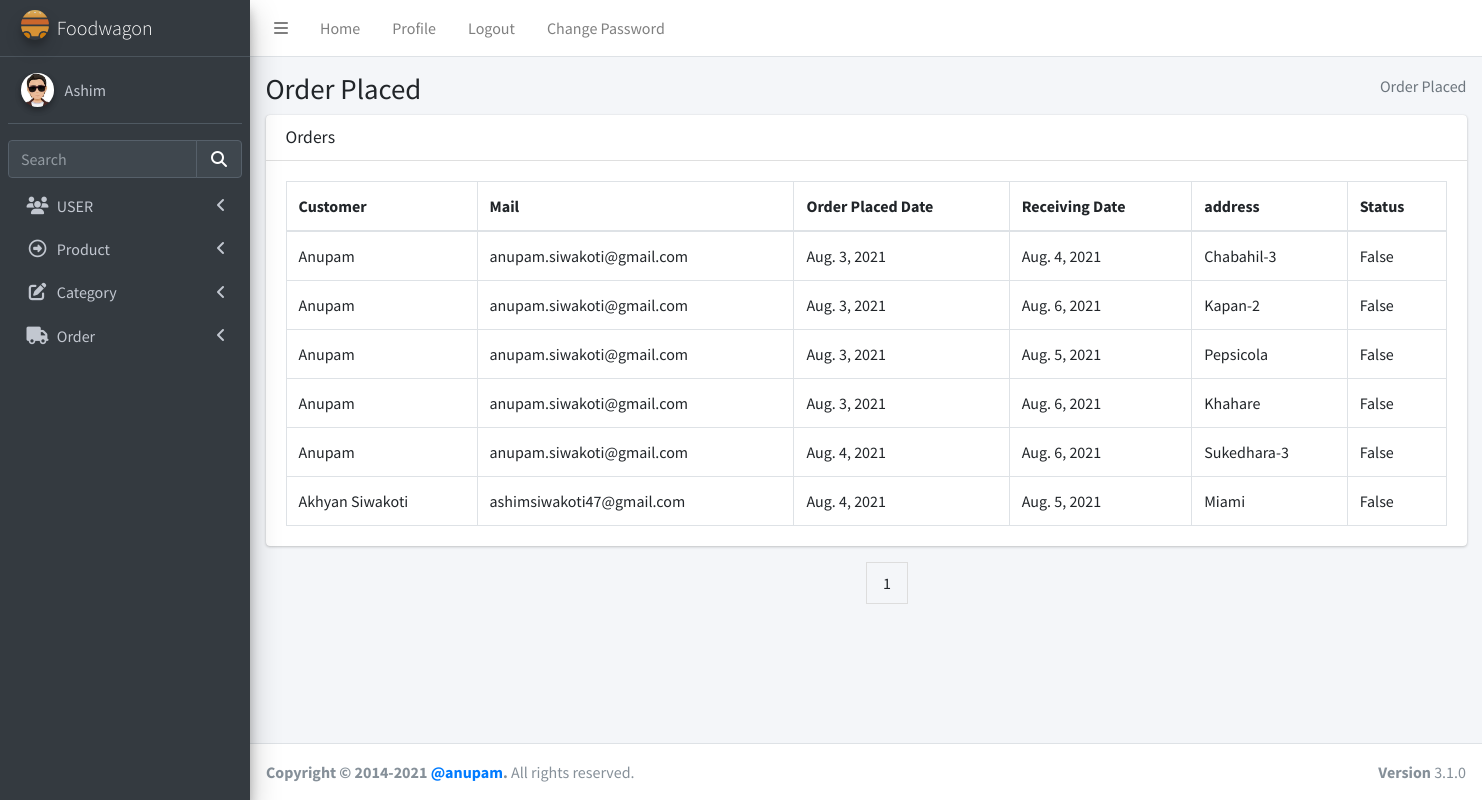
The page /view_order/ (signed in) on the database as committed earlier.
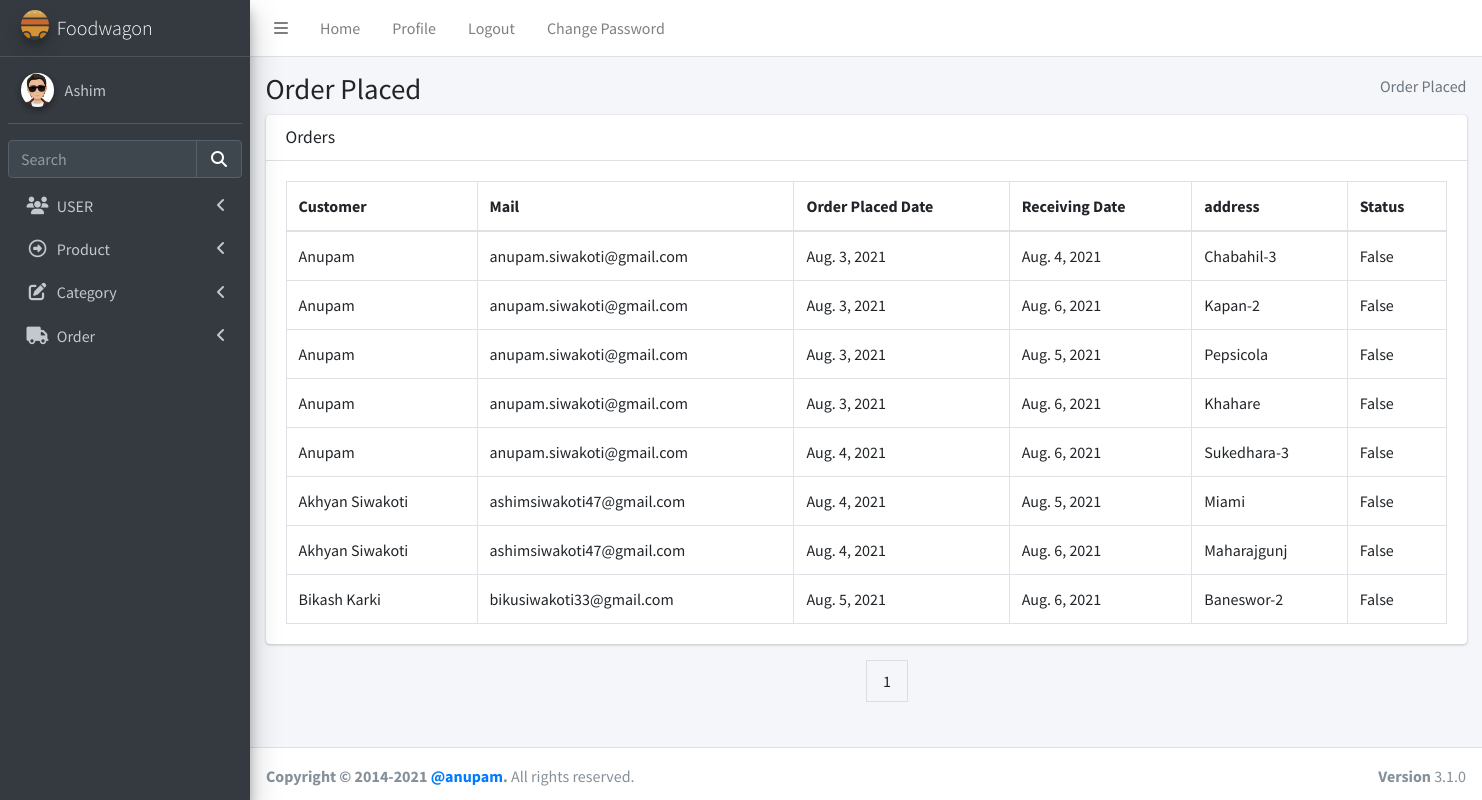
The same page on the database as committed later.
### delivery/models.py (models this page shows)
class Order(models.Model):
    date_of_order = models.DateField(default=datetime.date.today)
    day = models.DateField(max_length=100)
    address = models.CharField(max_length=100)
    streetaddress = models.CharField(max_length=100)
    region = models.CharField(max_length=100)
    postal = models.IntegerField()
    country = models.CharField(max_length=100)
    user = models.ForeignKey(User, on_delete=models.CASCADE)
    status = models.BooleanField(default=False)
    total_price = models.DecimalField(max_digits=5, decimal_places=1)

### login/models.py (models this page shows, shortened)
class User(AbstractBaseUser):
    email = models.EmailField(max_length=255, unique=True, default="a@gmail.com")
    address = models.TextField(max_length=30, blank=True)
    first_name = models.TextField(max_length=30, blank=True, default="eg aster")
    last_name = models.TextField(max_length=30, blank=True)
    is_staff = models.BooleanField(default=False)  # non super-user
    is_active = models.BooleanField(default=False)
    admin = models.BooleanField(default=False)  # a superuser
    last_login = models.DateTimeField(blank=True, null=True, verbose_name="last login")
    profile_pic = models.ImageField(blank=True, null=True, upload_to="images/user/")
    USERNAME_FIELD = "email"
    objects = UserManager()

### delivery/views.py (the view, shortened to what this page needs)
# urls.py: path("view_order/", views.View_Order.as_view(), name="view_order"),
class View_Order(TemplateView):
    template_name = "admin/order_view.html"
    def get(self, request):
        semail = request.session["user"]
        verifyUser = User.objects.filter(email=semail).first()
        if verifyUser.admin:
            order = Order.objects.all()
            paginator = Paginator(order, 10)
            page_number = request.GET.get("page")
            page_obj = paginator.get_page(page_number)
            return render(
                request,
                self.template_name,
                {"order": page_obj},
            )

### templates/admin/order_view.html (shortened to what this page needs)
{%extends "admin/base.html" %} {% load static %}
{% block csspart %}
<link rel="stylesheet" href="{% static 'plugins/fontawesome-free/css/all.min.css' %}">
<link rel="stylesheet" href="{% static 'plugins/datatables-bs4/css/dataTables.bootstrap4.min.css' %}">
<link rel="stylesheet" href="{% static 'plugins/datatables-responsive/css/responsive.bootstrap4.min.css' %}">
<link rel="stylesheet" href="{% static 'dist/css/adminlte.min.css' %}">
</head>
{% endblock csspart %}
{%block bodycontent%}
<body class="hold-transition sidebar-mini">
    <div class="wrapper">
        <div class="content-wrapper">
            <section class="content-header">
                <div class="container-fluid">
                    <div class="row mb-2">
                        <div class="col-sm-6">
                            <h1>Order Placed</h1>
                        </div>
                        <div class="col-sm-6">
                            <ol class="breadcrumb float-sm-right">
                                <li class="breadcrumb-item active">Order Placed</li>
                            </ol>
                        </div>
                    </div>
                </div>
                {% if order %}
                <section class="content">
                    <div class="container-fluid">
                        <div class="row">
                            <div class="col-12">
                                <div class="card">
                                    <div class="card-header">
                                        <h3 class="card-title">Orders</h3>
                                    </div>
                                    <div class="card-body">
                                        <table id="example2" class="table table-bordered table-hover">
                                            <thead>
                                                <tr>
                                                    <th>Customer</th>
                                                    <th>Mail</th>
                                                    <th>Order Placed Date</th>
                                                    <th>Receiving Date</th>
                                                    <th>address</th>
                                                    <th>Status</th>
                                                </tr>
                                            </thead>
                                            <tbody>
                                                {% for orders in order %}
                                                <tr class='clickable-row'
                                                    data-href="{% url 'delivery:view_bill' orders.id %}">
                                                    <td>{{orders.user.first_name}}</td>
                                                    <td>{{orders.user.email}}</td>
                                                    <td>{{orders.date_of_order}}</td>
                                                    <td>{{orders.day}}</td>
                                                    <td>{{orders.streetaddress}}</td>
                                                    <td>{{orders.status}}</td>
                                                </tr>
                                                {% endfor%}
                                            </tbody>
                                        </table>
                                    </div>
                                </div>
                            </div>
                        </div>
                    </div>
                </section>
                <div class="pagination">
                    <span>
                        <a><span>{{order.number}}</span></a>
                    </span>
                </div>
                {%endif%}
        </div>
        {%endblock bodycontent%}

### templates/admin/base.html (shortened to what this page needs)
<!DOCTYPE html>
<html lang="en">
{% load static %}
<head>
  {% block csspart %}{% endblock csspart %}
</head>
{% block nav%}
<div class="wrapper">
  <nav class="main-header navbar navbar-expand navbar-white navbar-light">
    <ul class="navbar-nav">
      <li class="nav-item">
        <a class="nav-link" data-widget="pushmenu" href="#" role="button"><i class="fas fa-bars"></i></a>
      </li>
      <li class="nav-item d-none d-sm-inline-block">
        <a href="#" class="nav-link">Home</a>
      </li>
      <li class="nav-item d-none d-sm-inline-block"><a href="{% url 'admins:profile' user.id %}"
          class="nav-link">Profile</a></li>
      <li class="nav-item d-none d-sm-inline-block"><a href="{% url 'login:logout' %}" class="nav-link">Logout</a></li>
      <li class="nav-item d-none d-sm-inline-block" data-toggle="modal" data-target="#myModal"><a href="#"
          class="nav-link">Change Password</a></li>
    </ul>
  </nav>
  <aside class="main-sidebar sidebar-dark-primary elevation-4">
    <a href="index3.html" class="brand-link">
      <img src="{%static 'assets/img/gallery/logo.svg' %}" alt="AdminLTE Logo"
        class="brand-image img-circle elevation-3" style="opacity: 0.8" />
      <span class="brand-text font-weight-light">Foodwagon</span>
    </a>
    <div class="sidebar">
      <div class="user-panel mt-3 pb-3 mb-3 d-flex">
        <div class="image">
          {%if user.profile_pic %}
          <img src="{{ user.profile_pic.url }}" class="img-circle elevation-2" alt="User Image" />
          {% else %}
          <img src="{% static 'image/user.png' %}" class="img-circle elevation-2" alt="User Image" />
          {% endif %}
        </div>
        <div class="info">
          <a href="{% url 'admins:profile' user.id %}" class="d-block">{{ user.first_name }}</a>
        </div>
      </div>
      <div class="form-inline">
        <div class="input-group" data-widget="sidebar-search">
          <input class="form-control form-control-sidebar" type="search" placeholder="Search" aria-label="Search" />
          <div class="input-group-append">
            <button class="btn btn-sidebar">
              <i class="fas fa-search fa-fw"></i>
            </button>
          </div>
        </div>
      </div>
      <nav class="mt-2">
        <ul class="nav nav-pills nav-sidebar flex-column" data-widget="treeview" role="menu" data-accordion="false">
          {% if user.admin %}
          <li class="nav-item">
            <a href="#" class="nav-link">
              <i class="nav-icon fas fa-users"></i>
              <p>
                USER
                <i class="fas fa-angle-left right"></i>
              </p>
            </a>
          </li>
          {% endif %}
          <li class="nav-item">
            <a href="#" class="nav-link">
              <i class="nav-icon far fa-arrow-alt-circle-right"></i>
              <p>
                Product
                <i class="fas fa-angle-left right"></i>
              </p>
            </a>
          </li>
          {% if user.admin %}
          <li class="nav-item">
            <a href="{% url 'product:addcategory' %}" class="nav-link">
              <i class="nav-icon fas fa-edit"></i>
              <p>
                Category
                <i class="fas fa-angle-left right"></i>
              </p>
            </a>
          </li>
          {%endif%}
          <li class="nav-item">
            <a href="#" class="nav-link">
              <i class="nav-icon fas fa-truck"></i>
              <p>Order<i class="fas fa-angle-left right"></i>
              </p>
            </a>
          </li>
        </ul>
      </nav>
    </div>
  </aside>
  {% endblock nav%}
  {% block bodycontent%}
  {% endblock bodycontent%}
  <footer class="main-footer">
    <strong>Copyright &copy; 2014-2021
      <a href="https://adminlte.io">@anupam</a>.</strong>
    All rights reserved.
    <div class="float-right d-none d-sm-inline-block">
      <b>Version</b> 3.1.0
    </div>
  </footer>
</div>
</body>
</html>

Rows that differ between the two databases and show on the page:
added Order: user.first_name "Akhyan Siwakoti", user.email "ashimsiwakoti47@gmail.com", date_of_order "Aug. 4, 2021", day "Aug. 6, 2021", streetaddress "Maharajgunj", status "False"
added Order: user.first_name "Bikash Karki", user.email "bikusiwakoti33@gmail.com", date_of_order "Aug. 5, 2021", day "Aug. 6, 2021", streetaddress "Baneswor-2", status "False"
